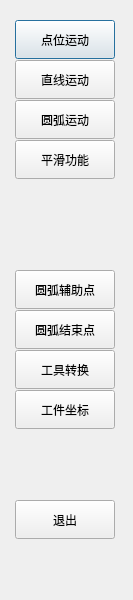
<?xml version="1.0" encoding="UTF-8"?>
<ui version="4.0">
 <class>Sport_Instruction</class>
 <widget class="QDialog" name="Sport_Instruction">
  <property name="geometry">
   <rect>
    <x>0</x>
    <y>0</y>
    <width>133</width>
    <height>600</height>
   </rect>
  </property>
  <property name="windowTitle">
   <string>Dialog</string>
  </property>
  <widget class="QPushButton" name="joint_sport_button">
   <property name="geometry">
    <rect>
     <x>15</x>
     <y>20</y>
     <width>100</width>
     <height>39</height>
    </rect>
   </property>
   <property name="text">
    <string>点位运动</string>
   </property>
  </widget>
  <widget class="QPushButton" name="straight_sport_button">
   <property name="geometry">
    <rect>
     <x>15</x>
     <y>60</y>
     <width>100</width>
     <height>39</height>
    </rect>
   </property>
   <property name="text">
    <string>直线运动</string>
   </property>
  </widget>
  <widget class="QPushButton" name="circular_sport_button">
   <property name="geometry">
    <rect>
     <x>15</x>
     <y>100</y>
     <width>100</width>
     <height>39</height>
    </rect>
   </property>
   <property name="text">
    <string>圆弧运动</string>
   </property>
  </widget>
  <widget class="QPushButton" name="smooth_function_button">
   <property name="geometry">
    <rect>
     <x>15</x>
     <y>140</y>
     <width>100</width>
     <height>39</height>
    </rect>
   </property>
   <property name="text">
    <string>平滑功能</string>
   </property>
  </widget>
  <widget class="QPushButton" name="arc_auxiliary_point">
   <property name="enabled">
    <bool>true</bool>
   </property>
   <property name="geometry">
    <rect>
     <x>15</x>
     <y>270</y>
     <width>100</width>
     <height>39</height>
    </rect>
   </property>
   <property name="text">
    <string>圆弧辅助点</string>
   </property>
  </widget>
  <widget class="QPushButton" name="arc_end_point">
   <property name="geometry">
    <rect>
     <x>15</x>
     <y>310</y>
     <width>100</width>
     <height>39</height>
    </rect>
   </property>
   <property name="text">
    <string>圆弧结束点</string>
   </property>
  </widget>
  <widget class="QPushButton" name="tool_conversion">
   <property name="geometry">
    <rect>
     <x>15</x>
     <y>350</y>
     <width>100</width>
     <height>39</height>
    </rect>
   </property>
   <property name="text">
    <string>工具转换</string>
   </property>
  </widget>
  <widget class="QPushButton" name="workpiece_coordinate">
   <property name="geometry">
    <rect>
     <x>15</x>
     <y>390</y>
     <width>100</width>
     <height>39</height>
    </rect>
   </property>
   <property name="text">
    <string>工件坐标</string>
   </property>
  </widget>
  <widget class="QPushButton" name="exit_button">
   <property name="geometry">
    <rect>
     <x>15</x>
     <y>500</y>
     <width>100</width>
     <height>39</height>
    </rect>
   </property>
   <property name="text">
    <string>退出</string>
   </property>
  </widget>
 </widget>
 <resources/>
 <connections/>
</ui>
